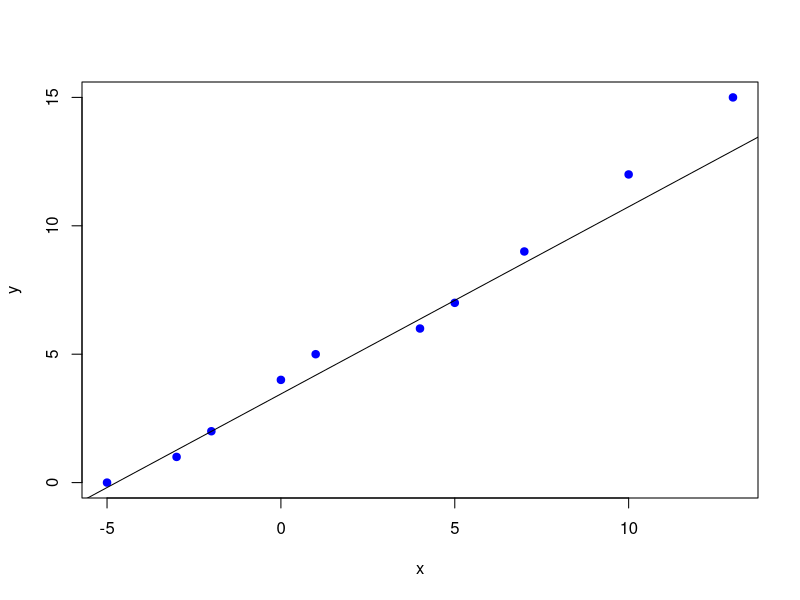

Source code (R):
x = c(-5,-3,-2,0,1,4,5,7,10,13)
y = c(0,1,2,4,5,6,7,9,12,15)

yfit2 = lm(y~poly(x,2,raw=TRUE))
yfit2

plot(x,y,pch = 19, col="blue")
abline(yfit2) 